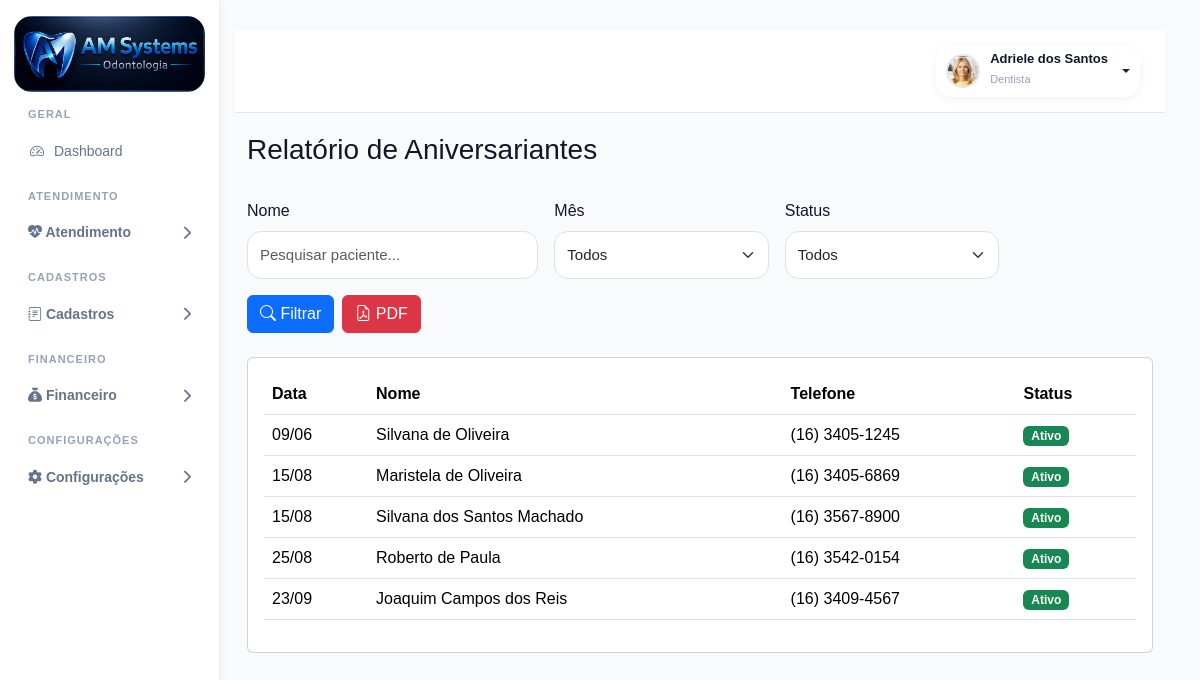
Page /relatorios/aniversariantes/ (signed in) on the earlier database version.
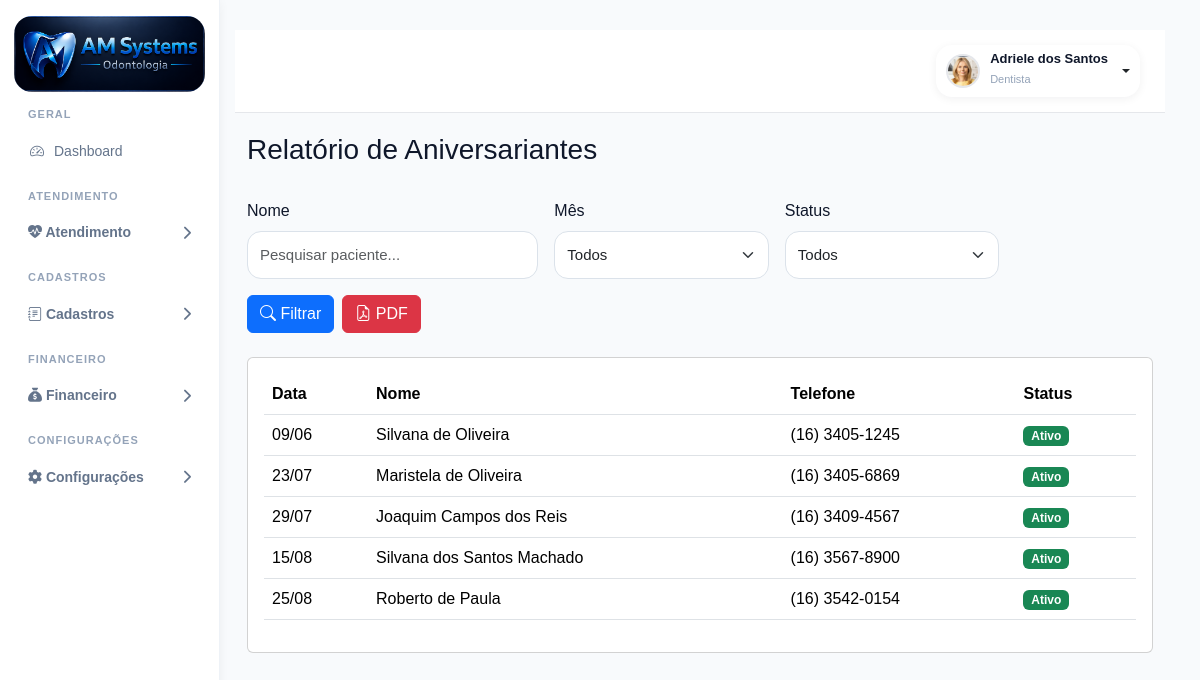
Same page on the later database version.
### accounts/models.py (models this page shows, shortened)
class Paciente(models.Model):
    foto = models.ImageField(
        upload_to='pacientes/',
        blank=True,
        null=True
    )
    nome = models.CharField(
        max_length=200
    )
    cpf = models.CharField(
        max_length=14,
        blank=True,
        null=True
    )
    rg = models.CharField(
        max_length=20,
        blank=True,
        null=True
    )
    nascimento = models.DateField(
        blank=True,
        null=True
    )
    genero = models.CharField(
        max_length=20,
        blank=True,
        null=True
    )
    estado_civil = models.CharField(
        max_length=30,
        blank=True,
        null=True
    )
    profissao = models.CharField(
        max_length=100,
        blank=True,
        null=True
    )
    telefone = models.CharField(
        "Telefone",
        max_length=20,
        blank=True,
        null=True,
    )
    whatsapp = models.CharField(
        "WhatsApp",
        max_length=20,
        blank=True,
        null=True,
    )
    email = models.EmailField(
        "E-mail",
        blank=True,
        null=True,
    )
    cep = models.CharField(
        "CEP",
        max_length=10,
        blank=True,
        null=True,
    )
    endereco = models.CharField(
        "Endereço",
        max_length=255,
        blank=True,
        null=True,
    )
    numero = models.CharField(
        "Número",
        max_length=20,
        blank=True,
        null=True,
    )
    complemento = models.CharField(
        "Complemento",
        max_length=100,
        blank=True,
        null=True,
    )
    bairro = models.CharField(
        "Bairro",
        max_length=100,
        blank=True,
        null=True,
    )
    cidade = models.CharField(
        "Cidade",
        max_length=100,
        blank=True,
        null=True,
        db_index=True,
    )
    estado = models.CharField(
        "UF",
        max_length=2,
        blank=True,
        null=True,
    )
    convenio = models.CharField(
        "Convênio",
        max_length=100,
        blank=True,
        null=True,
    )
    carteirinha = models.CharField(
        "Carteirinha",
        max_length=100,
        blank=True,
        null=True,
    )
    alergias = models.TextField(
        "Alergias",
        blank=True,
        null=True,
    )
    medicamentos = models.TextField(
        "Medicamentos em uso",
        blank=True,
        null=True,
    )
    observacoes = models.TextField(
        "Observações",
        blank=True,
        null=True,
    )
    responsavel = models.CharField(
        "Responsável",
        max_length=200,
        blank=True,
        null=True,
    )
    cpf_responsavel = models.CharField(
        "CPF do Responsável",
        max_length=14,
        blank=True,
        null=True,
    )
    telefone_responsavel = models.CharField(
        "Telefone do Responsável",
        max_length=20,
        blank=True,
        null=True,
    )
    dentista = models.ForeignKey(
        User,
        verbose_name="Dentista Responsável",
        on_delete=models.SET_NULL,
        null=True,
        blank=True,
        related_name="pacientes_responsavel",
    )
    ativo = models.BooleanField(
        default=True,
    )
    criado_em = models.DateTimeField(
        auto_now_add=True,
    )
    atualizado_em = models.DateTimeField(
        auto_now=True,
    )

### accounts/views.py (the view)
@login_required
def relatorio_aniversariantes(request):
    pacientes = Paciente.objects.all()
    mes = request.GET.get("mes", "").strip()
    if mes:
        pacientes = pacientes.filter(
            nascimento__month=int(mes)
        )
    q = (request.GET.get("q") or "").strip()
    if q.lower() == "none":
        q = ""
    if q:
        pacientes = pacientes.filter(
            nome__icontains=q
        )
    status = request.GET.get("status", "").strip()
    if status == "1":
        pacientes = pacientes.filter(
            ativo=True
        )
    elif status == "0":
        pacientes = pacientes.filter(
            ativo=False
        )
    pacientes = pacientes.order_by(
        "nascimento__month",
        "nascimento__day",
        "nome"
    )
    paginator = Paginator(
        pacientes,
        20
    )
    page = request.GET.get("page")
    pacientes = paginator.get_page(page)
    context = {
        "pacientes": pacientes,
        "mes": mes,
        "q": q,
        "status": status,
        "total_aniversariantes": pacientes.paginator.count,
    }
    return render(
        request,
        "accounts/relatorios/aniversariantes.html",
        context
    )

### accounts/permissions.py (called while the page is built)
def tem_permissao(usuario, codigo_modulo, acao="visualizar"):
    if not usuario.is_authenticated:
        return False
    if usuario.is_superuser:
        return True
    if not hasattr(usuario, "perfil"):
        return False
    perfil = usuario.perfil.perfil_acesso
    if perfil is None:
        return False
    if perfil.nome == "Administrador":
        return True
    try:
        modulo = Modulo.objects.get(
            codigo=codigo_modulo.lower(),
            ativo=True
        )
    except Modulo.DoesNotExist:
        return False
    try:
        permissao = Permissao.objects.get(
            perfil=perfil,
            modulo=modulo
        )
    except Permissao.DoesNotExist:
        return False
    if not hasattr(permissao, acao):
        return False
    return getattr(permissao, acao)

### accounts/templatetags/permissions_tags.py (called while the page is built)
@register.simple_tag
def possui_permissao(user, modulo, acao="visualizar"):
    print(
        "TAG:",
        user.username,
        modulo,
        acao
    )
    from accounts.permissions import tem_permissao
    resultado = tem_permissao(user, modulo, acao)
    print("RESULTADO:", resultado)
    return resultado

### accounts/templates/accounts/relatorios/aniversariantes.html (shortened to what this page needs)
{% extends 'accounts/base.html' %}
{% block content %}
<div class="container-fluid">
    <div class="d-flex justify-content-between align-items-center mb-4">
        <h3>Relatório de Aniversariantes</h3>
    </div>
    <form method="get" class="row g-3 mb-4">
        <div class="col-md-4">
            <label class="form-label">Nome</label>
            <input
                type="text"
                name="q"
                class="form-control"
                value="{{ q }}"
                placeholder="Pesquisar paciente..."
            >
        </div>
        <div class="col-md-3">
            <label class="form-label">Mês</label>
            <select
                name="mes"
                class="form-select"
            >
                <option value="">Todos</option>
            </select>
        </div>
        <div class="col-md-3">
            <label class="form-label">Status</label>
            <select
                name="status"
                class="form-select"
            >
                <option value="">Todos</option>
            </select>
        </div>
        <div class="col-md-3 d-flex align-items-end">
            <button
                type="submit"
                class="btn btn-primary me-2"
            >
                <i class="bi bi-search"></i>
                Filtrar
            </button>
            <a
               href="{% url 'pdf_relatorio_aniversariantes' %}?q={{ request.GET.q|default:'' }}&mes={{ request.GET.mes|default:'' }}&status={{ request.GET.status|default:'' }}"
                class="btn btn-danger"
                target="_blank"
            >
                <i class="bi bi-file-earmark-pdf"></i>
                PDF
            </a>
        </div>
    </form>
    <div class="card">
        <div class="card-body">
            <table class="table table-hover align-middle">
                <thead>
                    <tr>
                        <th>Data</th>
                        <th>Nome</th>
                        <th>Telefone</th>
                        <th>Status</th>
                    </tr>
                </thead>
                <tbody>
                    {% for paciente in pacientes %}
                    <tr>
                        <td>{{ paciente.nascimento|date:"d/m" }}</td>
                        <td>{{ paciente.nome }}</td>
                        <td>{{ paciente.telefone }}</td>
                        <td>
                            {% if paciente.ativo %}
                                <span class="badge bg-success">Ativo</span>
                            {% else %}
                                <span class="badge bg-danger">Inativo</span>
                            {% endif %}
                        </td>
                    </tr>
                    {% empty %}
                    <tr>
                        <td colspan="4" class="text-center">
                            Nenhum aniversariante encontrado.
                        </td>
                    </tr>
                    {% endfor %}
                </tbody>
            </table>
        </div>
    </div>
</div>
{% endblock %}

Differences in the rows shown:
changed Paciente "Maristela de Oliveira": nascimento "15/08" → "23/07"
changed Paciente "Joaquim Campos dos Reis": nascimento "23/09" → "29/07"; moves up the list
